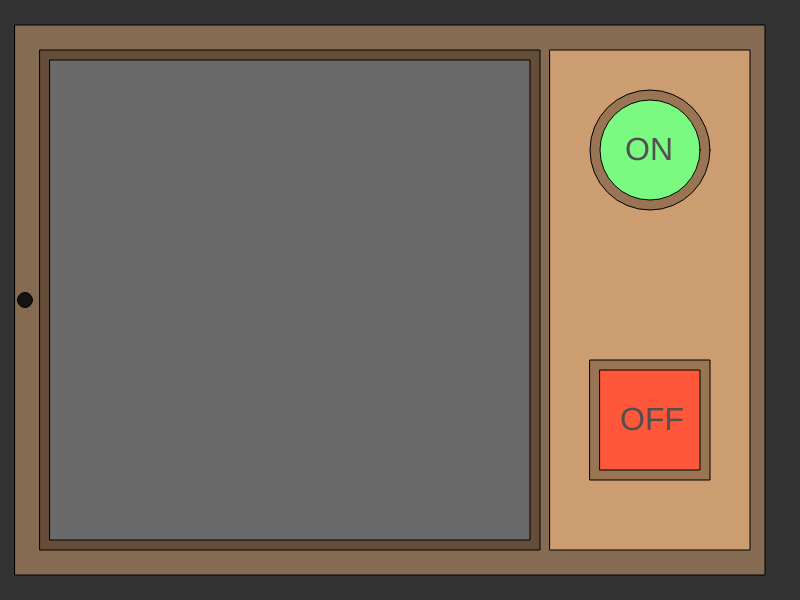
Frame 1 (no input)
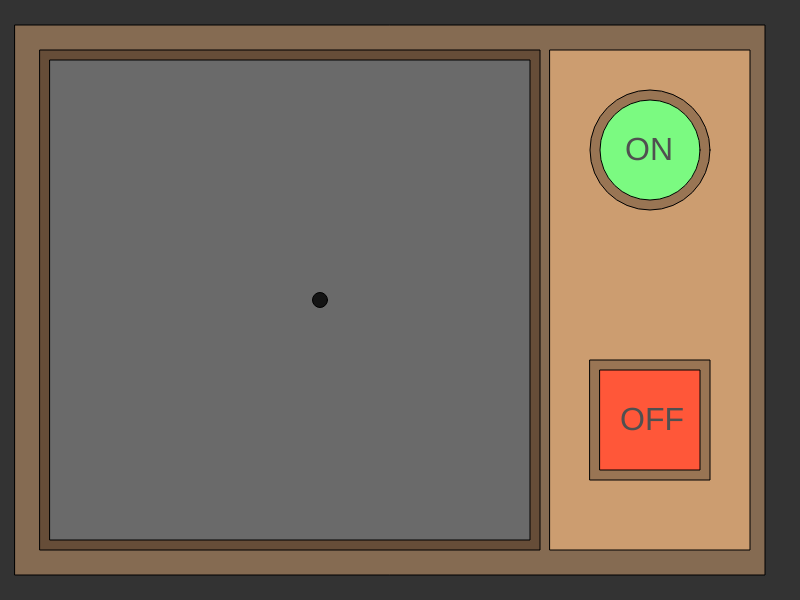
Frame 60 (no input)
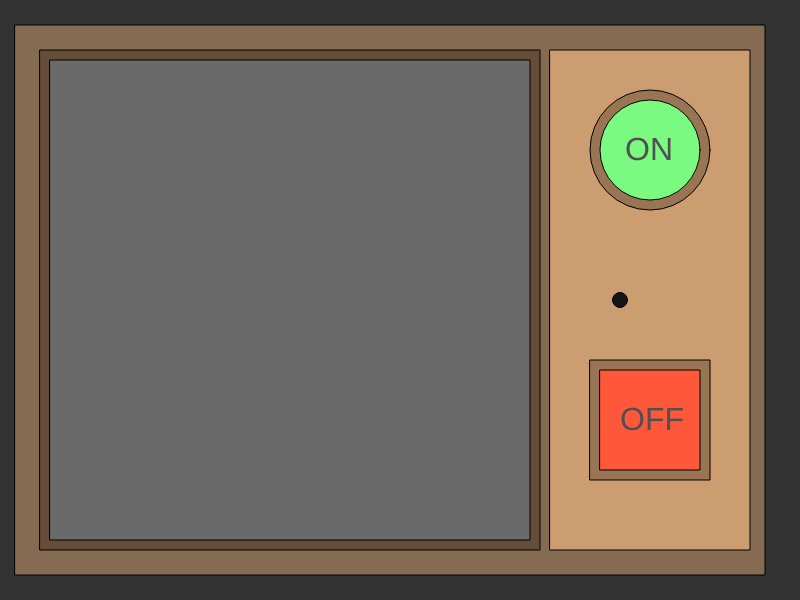
Frame 120 (the mouse pressed at the canvas centre since frame 60)

The p5.js sketch that drew these frames (run headless with seeded random() and noise() and a simulated clock; from frame 60 on, the mouse is pressed at the canvas centre):

// p5.js sketch
// ── sketch.js
var x = 600;
var y = 370;
var w = 100;
var h = 100;

var cx = 600;
var cy = 100;
var cw = 100;
var ch = 100;

var ax,ay; //circle
var cspeed; // motion for circle

function setup() {
  // put setup code here
  createCanvas (800, 600);
  ax=25;
  ay=height/2;
  cspeed =5;
}

function draw() {
  // put drawing code here
  background (51);
  //tv base
  fill('#856B52');
  rect(15, 25, 750, 550);
  //area for buttons
  fill('#CC9D70');
  rect(550, 50, 200, 500);
  //indent
  fill('#664D38');
  rect(40, 50, 500, 500);
  //screen
  fill('#6A6A6A');
  rect(50, 60, 480, 480);
  //buttons
  //on
  fill('#997554');
  ellipse(650, 150, 120, 120);
  fill('#7BFA81');
  ellipse(650, 150, 100, 100);
  //off
  fill('#997554');
  rect(590, 360, 120, 120);
  fill('#FF5739');
  rect(600, 370, 100, 100);
  //text
  textSize(32);
  fill(80);
  text('ON', 625, 160);
  text('OFF', 620, 430)

  if(mouseIsPressed){
    if(mouseX>x && mouseX <x+w && mouseY>y && mouseY <y+h){
    print("The mouse is pressed and over the button");
    fill(40);
    rect(50, 60, 480, 480);
  }
 } 

  if(mouseIsPressed){
    if(mouseX>cx && mouseX <cx+cw && mouseY>cy && mouseY <cy+ch){
    print("The mouse is pressed and over the button");
    fill('#D0F7F7');
    rect(50, 60, 480, 480);
  }
 }

 //an annoying bug named carl whose sole purpose in life is to annoy you but hes shy
  fill(20);
  ellipse(ax,ay,15,15);
 ax+= cspeed;
  
  if(ax-25 <= 0 || ax+25>width){  
    cspeed *= -2;
  }
}
